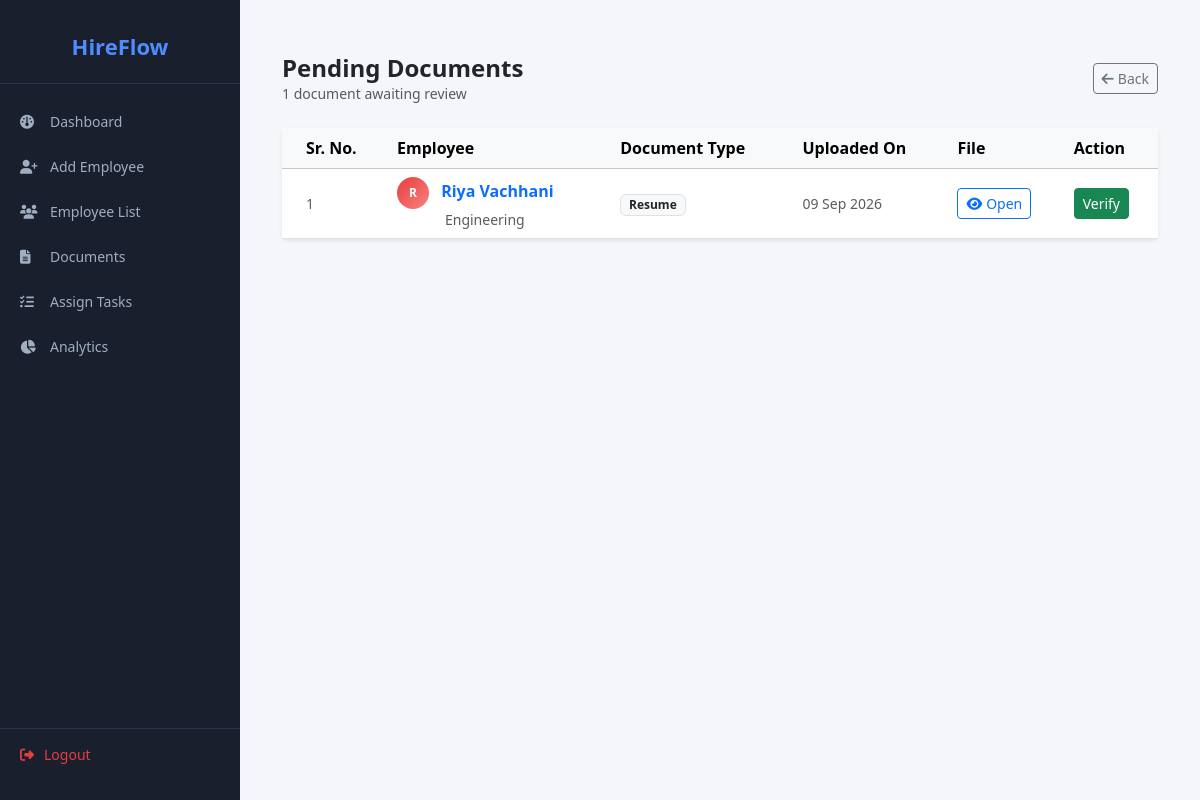
Page /hr/dash/pending-docs/ (signed in) on the committed database.
### onboarding/models.py (models this page shows, shortened)
class Document(models.Model):
    DOCUMENT_TYPES = [
        ('resume', 'Resume'),
        ('id_proof', 'ID Proof'),
        ('address_proof', 'Address Proof'),
        ('certificate', 'Certificate'),
        ('other', 'Other'),
    ]
    employee = models.ForeignKey(Employee, on_delete=models.CASCADE, related_name='documents')
    document_type = models.CharField(max_length=50, choices=DOCUMENT_TYPES)
    file = models.FileField(upload_to='documents/')
    uploaded_at = models.DateTimeField(auto_now_add=True)
    verified = models.BooleanField(default=False)
    rejected = models.BooleanField(default=False)
    rejection_reason = models.TextField(blank=True, null=True)

### accounts/models.py (models this page shows, shortened)
class Employee(models.Model):
    ROLE_CHOICES = [
        ('HR', 'HR'),
        ('EMPLOYEE', 'Employee'),
    ]
    STATUS_CHOICES = [
        ('onboarding', 'Onboarding'),
        ('active', 'Active'),
        ('inactive', 'Inactive'),
    ]
    user = models.OneToOneField(User, on_delete=models.CASCADE)
    employee_id = models.CharField(max_length=20, unique=True)
    role = models.CharField(max_length=10, choices=ROLE_CHOICES)
    full_name = models.CharField(max_length=100)
    email = models.EmailField(unique=True)
    phone = models.CharField(max_length=15, blank=True)
    department = models.CharField(max_length=100, blank=True)
    position = models.CharField(max_length=100, blank=True)
    joining_date = models.DateField(null=True, blank=True)
    status = models.CharField(max_length=20, choices=STATUS_CHOICES, default='onboarding')
    resume = models.FileField(upload_to='resumes/', blank=True, null=True)
    skills = models.TextField(blank=True)
    onboarding_progress = models.IntegerField(default=0)

### onboarding/views.py (the view)
    def wrapper(request, *args, **kwargs):
        if not request.user.is_authenticated:
            return redirect('/')
        try:
            Employee.objects.get(user=request.user, role='HR')
        except Employee.DoesNotExist:
            return redirect('/')
        return view_func(request, *args, **kwargs)

### onboarding/context_processors.py (called while the page is built)
def user_role(request):
    is_hr       = False
    is_employee = False
    if request.user.is_authenticated:
        try:
            emp         = Employee.objects.get(user=request.user)
            is_hr       = emp.role == 'HR'
            is_employee = emp.role == 'EMPLOYEE'
        except Employee.DoesNotExist:
            pass
    return {'is_hr': is_hr, 'is_employee': is_employee}

### onboarding/views.py (called while the page is built)
def hr_required(view_func):
    def wrapper(request, *args, **kwargs):
        if not request.user.is_authenticated:
            return redirect('/')
        try:
            Employee.objects.get(user=request.user, role='HR')
        except Employee.DoesNotExist:
            return redirect('/')
        return view_func(request, *args, **kwargs)
    return wrapper

@hr_required
def dash_pending_docs(request):
    documents = Document.objects.filter(verified=False, rejected=False).select_related('employee').order_by('-uploaded_at')
    return render(request, 'dash_pending_docs.html', {'documents': documents})

### templates/dash_pending_docs.html (shortened to what this page needs)
{% extends "base.html" %}
{% block content %}
<div class="container py-4">
  <div class="d-flex align-items-center justify-content-between mb-4">
    <div>
      <h4 class="fw-bold mb-0">Pending Documents</h4>
      <p class="text-muted small mb-0">{{ documents|length }} document{{ documents|length|pluralize }} awaiting review</p>
    </div>
    <a href="/hr/dashboard/" class="btn btn-outline-secondary btn-sm"><i class="fa fa-arrow-left me-1"></i>Back</a>
  </div>
  <div class="card border-0 shadow-sm">
    <div class="table-responsive">
      <table class="table table-hover align-middle mb-0">
        <thead class="table-light">
          <tr>
            <th class="ps-4">Sr. No.</th>
            <th>Employee</th>
            <th>Document Type</th>
            <th>Uploaded On</th>
            <th>File</th>
            <th>Action</th>
          </tr>
        </thead>
        <tbody>
          {% for doc in documents %}
          <tr>
            <td class="ps-4 text-muted small">{{ forloop.counter }}</td>
            <td>
              <a href="/hr/employee/{{ doc.employee.pk }}/" class="text-decoration-none fw-semibold">
                <span class="me-2 d-inline-flex align-items-center justify-content-center rounded-circle text-white fw-bold"
                      style="width:32px;height:32px;font-size:12px;background:linear-gradient(135deg,#e53e3e,#fc8181);">
                  {{ doc.employee.full_name|first|upper }}
                </span>
                {{ doc.employee.full_name }}
              </a>
              <div class="text-muted small ms-5">{{ doc.employee.department }}</div>
            </td>
            <td><span class="badge bg-light text-dark border">{{ doc.get_document_type_display }}</span></td>
            <td class="text-muted small">{{ doc.uploaded_at|date:"d M Y" }}</td>
            <td>
              {% if doc.file %}
              <a href="{{ doc.file.url }}" target="_blank" class="btn btn-sm btn-outline-primary">
                <i class="fa fa-eye me-1"></i>Open
              </a>
              {% endif %}
            </td>
            <td>
              <a href="{% url 'verify_document' doc.pk %}" class="btn btn-sm btn-success">Verify</a>
            </td>
          </tr>
          {% empty %}
          <tr><td colspan="6" class="text-center text-muted py-5">No pending documents. All clear!</td></tr>
          {% endfor %}
        </tbody>
      </table>
    </div>
  </div>
</div>
{% endblock %}

### templates/base.html (style rules this page uses)
body { display: flex; min-height: 100vh; background: #f4f6f9; }

### rows in the picture
Document: employee.full_name|first "R", employee.full_name "Riya Vachhani", employee.department "Engineering", document_type "Resume", uploaded_at "09 Sep 2026"

### other values in the picture
{{ documents|length }} "1"
